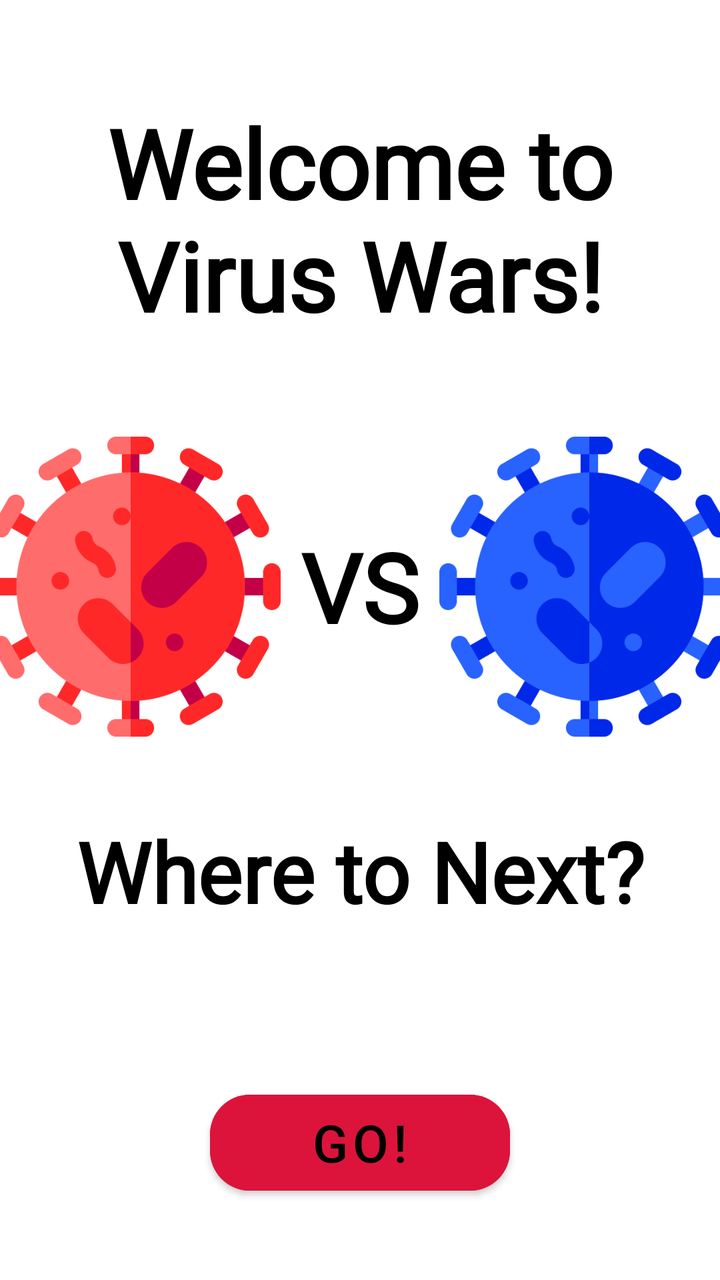
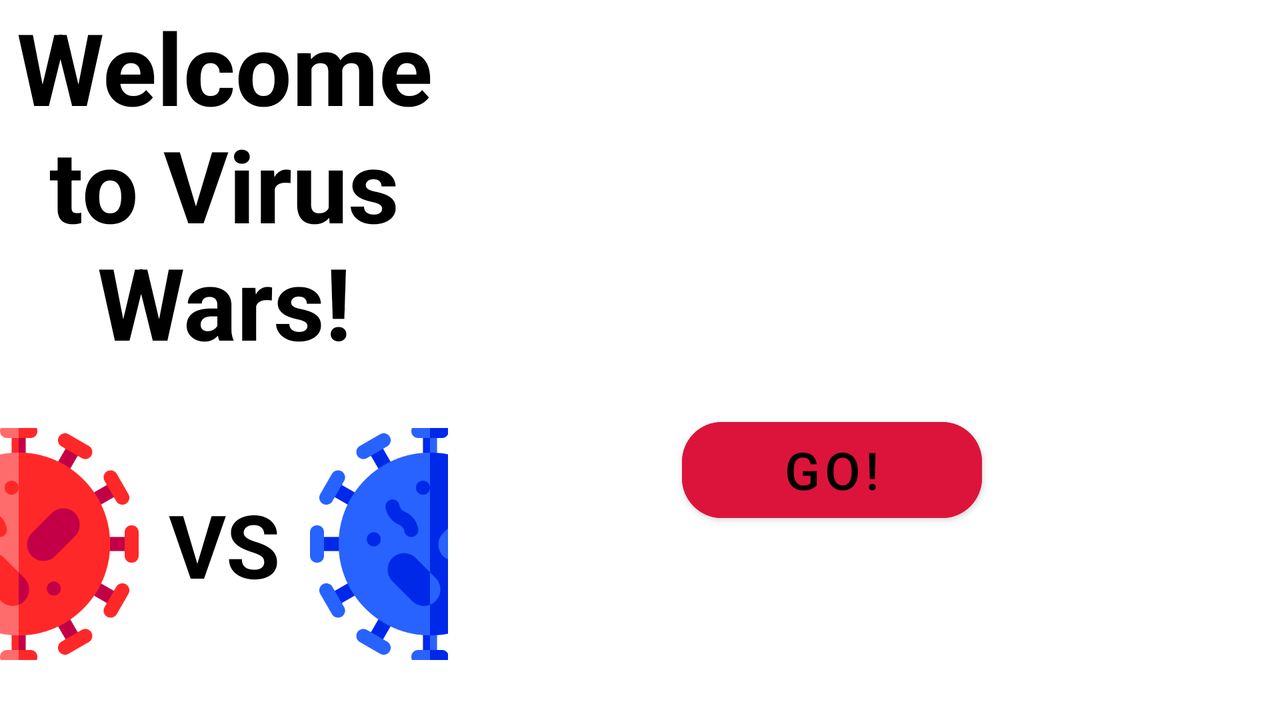

Compare how this app lays out the same screen by default and in its alternative resource folder. The renders come first, then the two layout files and the values they reference.
<!-- AndroidManifest.xml: application theme Theme.VirusWars -->
<!-- res/layout/fragment_selection.xml -->
<?xml version="1.0" encoding="utf-8"?>
<androidx.constraintlayout.widget.ConstraintLayout xmlns:android="http://schemas.android.com/apk/res/android"
    android:layout_width="match_parent"
    android:layout_height="match_parent"
    xmlns:app="http://schemas.android.com/apk/res-auto">

    <TextView
        android:id="@+id/title_text"
        android:layout_width="wrap_content"
        android:layout_height="wrap_content"
        android:gravity="center"
        android:text="@string/welcome_message"
        android:textColor="@color/black"
        android:textSize="48sp"
        android:textStyle="bold"
        android:fontFamily="@font/exo"
        android:layout_marginVertical="10dp"
        app:layout_constraintBottom_toTopOf="@id/icon_layout"
        app:layout_constraintLeft_toLeftOf="parent"
        app:layout_constraintRight_toRightOf="parent"
        app:layout_constraintTop_toTopOf="parent" />

    <LinearLayout
        android:id="@+id/icon_layout"
        android:layout_width="match_parent"
        android:layout_height="wrap_content"
        android:gravity="center"
        android:orientation="horizontal"
        app:layout_constraintLeft_toLeftOf="parent"
        app:layout_constraintRight_toRightOf="parent"
        app:layout_constraintTop_toBottomOf="@id/title_text"
        app:layout_constraintBottom_toTopOf="@id/selection_text">

        <ImageView
            android:layout_width="170dp"
            android:layout_height="150dp"
            android:contentDescription="@string/title_virus_one_desc"
            android:src="@drawable/virus_red" />

        <TextView
            android:layout_width="wrap_content"
            android:layout_height="wrap_content"
            android:text="@string/title_icons_text"
            android:fontFamily="@font/exo"
            android:layout_gravity="center"
            android:textColor="@color/black"
            android:textSize="48sp"
            android:textStyle="bold" />

        <ImageView
            android:layout_width="170dp"
            android:layout_height="150dp"
            android:src="@drawable/virus_blue2"
            android:contentDescription="@string/title_virus_two_icon" />
    </LinearLayout>

    <TextView
        android:id="@+id/selection_text"
        android:layout_width="wrap_content"
        android:layout_height="wrap_content"
        android:gravity="center"
        android:text="@string/title_selection_text"
        android:textColor="@color/black"
        android:fontFamily="@font/exo"
        android:textSize="42sp"
        android:textStyle="bold"
        app:layout_constraintBottom_toTopOf="@id/view_pager"
        app:layout_constraintLeft_toLeftOf="parent"
        app:layout_constraintRight_toRightOf="parent"
        app:layout_constraintTop_toBottomOf="@id/icon_layout" />

    <androidx.viewpager2.widget.ViewPager2
        android:id="@+id/view_pager"
        android:layout_width="wrap_content"
        android:layout_height="wrap_content"
        app:layout_constraintTop_toBottomOf="@id/selection_text"
        app:layout_constraintBottom_toTopOf="@id/selection_button"
        app:layout_constraintLeft_toLeftOf="parent"
        app:layout_constraintRight_toRightOf="parent" />

    <Button
        android:id="@+id/selection_button"
        android:layout_width="150dp"
        android:layout_height="60dp"
        android:gravity="center"
        android:text="@string/selection_button_text"
        android:textSize="26sp"
        android:textColor="@color/black"
        android:backgroundTint="@color/button_color"
        app:cornerRadius="20dp"
        app:layout_constraintTop_toBottomOf="@id/view_pager"
        app:layout_constraintBottom_toBottomOf="parent"
        app:layout_constraintLeft_toLeftOf="parent"
        app:layout_constraintRight_toRightOf="parent" />

</androidx.constraintlayout.widget.ConstraintLayout>
<!-- resources referenced by this layout -->
<resources>
  <color name="black">#FF000000</color>
  <color name="button_color">#DC143C</color>
  <!-- drawable virus_blue2: png bitmap (drawable, 35018 bytes) -->
  <!-- drawable virus_red: png bitmap (drawable, 34176 bytes) -->
  <string name="selection_button_text">Go!</string>
  <string name="title_icons_text">VS</string>
  <string name="title_selection_text">Where to Next?</string>
  <string name="title_virus_one_desc">Red Virus Icon</string>
  <string name="title_virus_two_icon">Blue Virus Icon</string>
  <string name="welcome_message">Welcome to Virus Wars!</string>
  <!-- from res/values-v23/ -->
  <style name="Theme.VirusWars" parent="Base.Theme.VirusWars">
          
          <item name="android:navigationBarColor">@android:color/transparent</item>
          <item name="android:statusBarColor">@android:color/transparent</item>
          <item name="android:windowLightStatusBar">?attr/isLightTheme</item>
      </style>
  <style name="Base.Theme.VirusWars" parent="Theme.MaterialComponents.DayNight.NoActionBar">
           <item name="colorPrimary">@color/background_color</item>
      </style>
  <color name="background_color">#e0e0e0</color>
</resources>
<!-- res/layout-land/fragment_selection.xml (the repository's variant of the layout above) -->
<!-- drawn on the phone turned sideways -->
<?xml version="1.0" encoding="utf-8"?>
<androidx.constraintlayout.widget.ConstraintLayout
    xmlns:android="http://schemas.android.com/apk/res/android"
    xmlns:app="http://schemas.android.com/apk/res-auto"
    android:layout_width="match_parent"
    android:layout_height="match_parent">
    <androidx.constraintlayout.widget.Guideline
        android:id="@+id/guideline_left"
        android:layout_width="wrap_content"
        android:layout_height="wrap_content"
        android:orientation="vertical"
        app:layout_constraintGuide_percent="0.35"/>
    <androidx.constraintlayout.widget.Guideline
        android:id="@+id/guideline_right"
        android:layout_width="wrap_content"
        android:layout_height="wrap_content"
        android:orientation="vertical"
        app:layout_constraintGuide_percent="0.95"/>
    <LinearLayout
        android:orientation="vertical"
        android:layout_width="0dp"
        android:layout_height="wrap_content"
        app:layout_constraintTop_toTopOf="parent"
        app:layout_constraintBottom_toBottomOf="parent"
        app:layout_constraintLeft_toLeftOf="parent"
        app:layout_constraintRight_toLeftOf="@id/guideline_left"
        android:gravity="center_horizontal">
        <TextView
            android:id="@+id/title_text"
            android:layout_width="wrap_content"
            android:layout_height="wrap_content"
            android:gravity="center"
            android:text="@string/welcome_message"
            android:textColor="@color/black"
            android:textSize="50sp"
            android:textStyle="bold" />
        <LinearLayout
            android:id="@+id/icon_layout"
            android:layout_width="match_parent"
            android:layout_height="wrap_content"
            android:gravity="center"
            android:orientation="horizontal"
            android:layout_marginVertical="30dp">

            <ImageView
                android:layout_width="150dp"
                android:layout_height="120dp"
                android:contentDescription="@string/title_virus_one_desc"
                android:src="@drawable/virus_red" />

            <TextView
                android:layout_width="wrap_content"
                android:layout_height="wrap_content"
                android:text="@string/title_icons_text"
                android:layout_gravity="center"
                android:textColor="@color/black"
                android:textSize="44sp"
                android:textStyle="bold" />

            <ImageView
                android:layout_width="150dp"
                android:layout_height="120dp"
                android:src="@drawable/virus_blue2"
                android:layout_marginVertical="20dp"
                android:contentDescription="@string/title_virus_two_icon" />
        </LinearLayout>
        <TextView
            android:id="@+id/selection_text"
            android:layout_width="wrap_content"
            android:layout_height="wrap_content"
            android:gravity="center"
            android:text="@string/title_selection_text"
            android:textColor="@color/black"
            android:textSize="46sp"
            android:textStyle="bold" />
    </LinearLayout>

    <androidx.viewpager2.widget.ViewPager2
        android:id="@+id/view_pager"
        android:layout_width="wrap_content"
        android:layout_height="wrap_content"
        android:paddingTop="15dp"
        app:layout_constraintBottom_toTopOf="@id/selection_button"
        app:layout_constraintLeft_toRightOf="@id/guideline_left"
        app:layout_constraintRight_toLeftOf="@id/guideline_right"
        app:layout_constraintTop_toTopOf="parent" />

    <Button
        android:id="@+id/selection_button"
        android:layout_width="150dp"
        android:layout_height="60dp"
        android:gravity="center"
        android:text="@string/selection_button_text"
        android:textSize="26sp"
        android:textColor="@color/black"
        android:backgroundTint="@color/button_color"
        app:cornerRadius="20dp"
        app:layout_constraintTop_toBottomOf="@id/view_pager"
        app:layout_constraintBottom_toBottomOf="parent"
        app:layout_constraintLeft_toRightOf="@id/guideline_left"
        app:layout_constraintRight_toLeftOf="@id/guideline_right" />

</androidx.constraintlayout.widget.ConstraintLayout>
